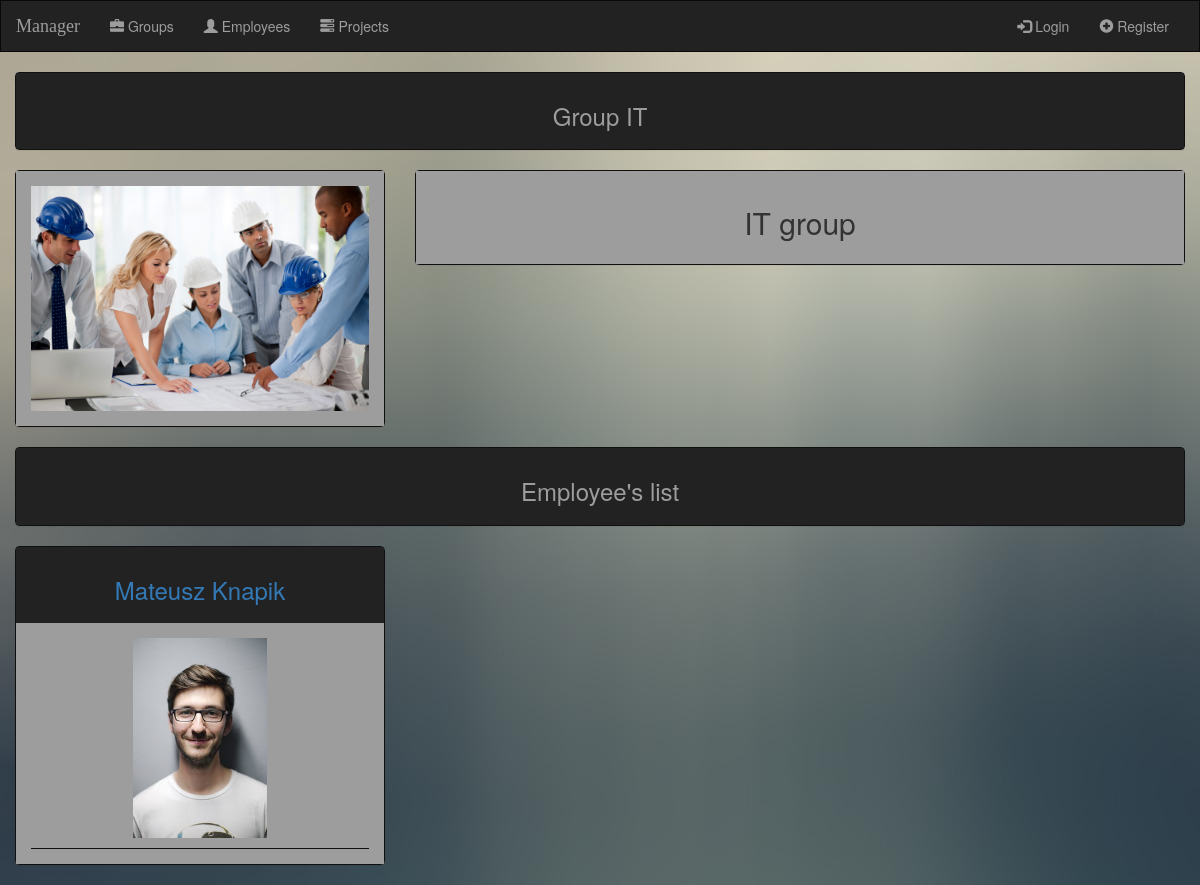
Page /manager/groups/2/ on the committed database.
### manager/models.py (models this page shows, shortened)
class Group(models.Model):
    name = models.CharField(max_length=100)
    description = models.CharField(max_length=500)
    photo = models.FileField()

class Employee(models.Model):
    user = models.OneToOneField(User, on_delete=models.CASCADE, primary_key=True)
    name = models.CharField(max_length=100)
    surname = models.CharField(max_length=100)
    photo = models.FileField(null=True)
    salary = models.IntegerField(null=True)
    group = models.ForeignKey(Group, on_delete=models.SET_NULL, blank=True, null=True)
    projects = models.ManyToManyField(Project, blank=True)

### manager/views.py (the view)
# urls.py: url(r'^groups/(?P<pk>[0-9]+)/$', views.GroupView.as_view(), name='group'),
class GroupView(generic.TemplateView):
    template_name = 'manager/group.html'
    def get_context_data(self, **kwargs):
        context = super(GroupView, self).get_context_data(**kwargs)
        context['group'] = Group.objects.get(pk=self.kwargs['pk'])
        context['employees'] = Employee.objects.filter(group=context['group'])
        return context

### manager/templatetags/ifmatches.py (called while the page is built)
@register.tag
def ifmatches(parser, token):
    lst = token.split_contents()
    val = lst[1]
    regex = lst[2]
    nodelist_true = parser.parse(('else','endifmatches',))
    token = parser.next_token()
    if token.contents == 'else':
        nodelist_false = parser.parse(('endifmatches',))
        parser.delete_first_token()
    else:
        nodelist_false = template.NodeList()
    return MatchesRegexNode(nodelist_true, nodelist_false, val, regex)

    def render(self, context):
        val = self.val.resolve(context)
        if re.search(self.regex, val):
            return self.nodelist_true.render(context)
        else:
            return self.nodelist_false.render(context)

### manager/templates/manager/group.html (shortened to what this page needs)
{% extends 'manager/base.html' %}
{% load staticfiles %}
{% block body %}
    <div class="row">
        <div class="col-sm-12 text-center">
            <div class="panel panel-default">
                <div class="panel-heading"><h3>Group {{ group.name }}</h3></div>
            </div>
        </div>
        <div class="col-sm-4 text-center">
            <div class="panel panel-default">
                <div class="panel-body">
                    {% if group.photo %}
                        <img src="{{ group.photo.url }}" class="img-responsive">
                    {% else %}
                        <img src="{% static "manager/images/group.gif" %}" class="img-responsive">
                    {% endif %}
                </div>
            </div>
        </div>
        <div class="col-sm-8 text-center">
            <div class="panel panel-default">
                <div class="panel-body">
                   <h2>{{ group.description }}</h2>
                </div>
            </div>
        </div>
    </div>
    <div class="row">
        <div class="col-sm-12 text-center">
            <div class="panel panel-default">
                <div class="panel-heading"><h3>Employee's list</h3></div>
            </div>
        </div>
        {% if employees %}
            {% for employee in employees %}
               {% include 'manager/employee_panel.html' %}
            {% endfor %}
        {% endif %}
    </div>
{% endblock %}

### manager/templates/manager/employee_panel.html (shortened to what this page needs)
{% load staticfiles %}
{% load ifmatches %}
<div class="col-sm-12 col-md-6 col-lg-4 text-center">
    <div class="panel panel-default">
        <div class="panel-heading">
            <a href="{% url 'manager:employee' employee.user.id %}">
                <h3>{{ employee.name }} {{ employee.surname }}</h3>
            </a>
        </div>
        <div class="panel-body">
            <div class="col-sm-12 text-center">
                {% if employee.photo %}
                    <img src="{{ employee.photo.url }}" class="img-responsive" style="margin: 0 0 10px;">
                {% else %}
                    <img src="{% static "manager/images/avatar.png" %}" class="img-responsive" style="margin: 0 0 10px;">
                {% endif %}
            </div>
            <div class="col-sm-12 text-center buttons">
            </div>
        </div>
    </div>
</div>

### manager/static/manager/style.css (style rules this page uses)
body { background: white url("images/background3.jpg"); background-attachment: fixed; }
.row { margin: 0 0; }
.panel-default { border-color: #101010; }
.panel-heading { border-radius: 0; }
.panel-default>.panel-heading { background-color: #222222; color: #9D9D9D; border: none; }
.panel-default>.panel-body { background-color: #9D9D9D; }
.panel-body>.col-sm-12>img { max-height: 200px; display: inline; }
.buttons { border-top: 1px solid #101010; }

### rows in the picture
Group: name "IT", photo (picture), description "IT group"
Employee: name "Mateusz", surname "Knapik", photo (picture)
